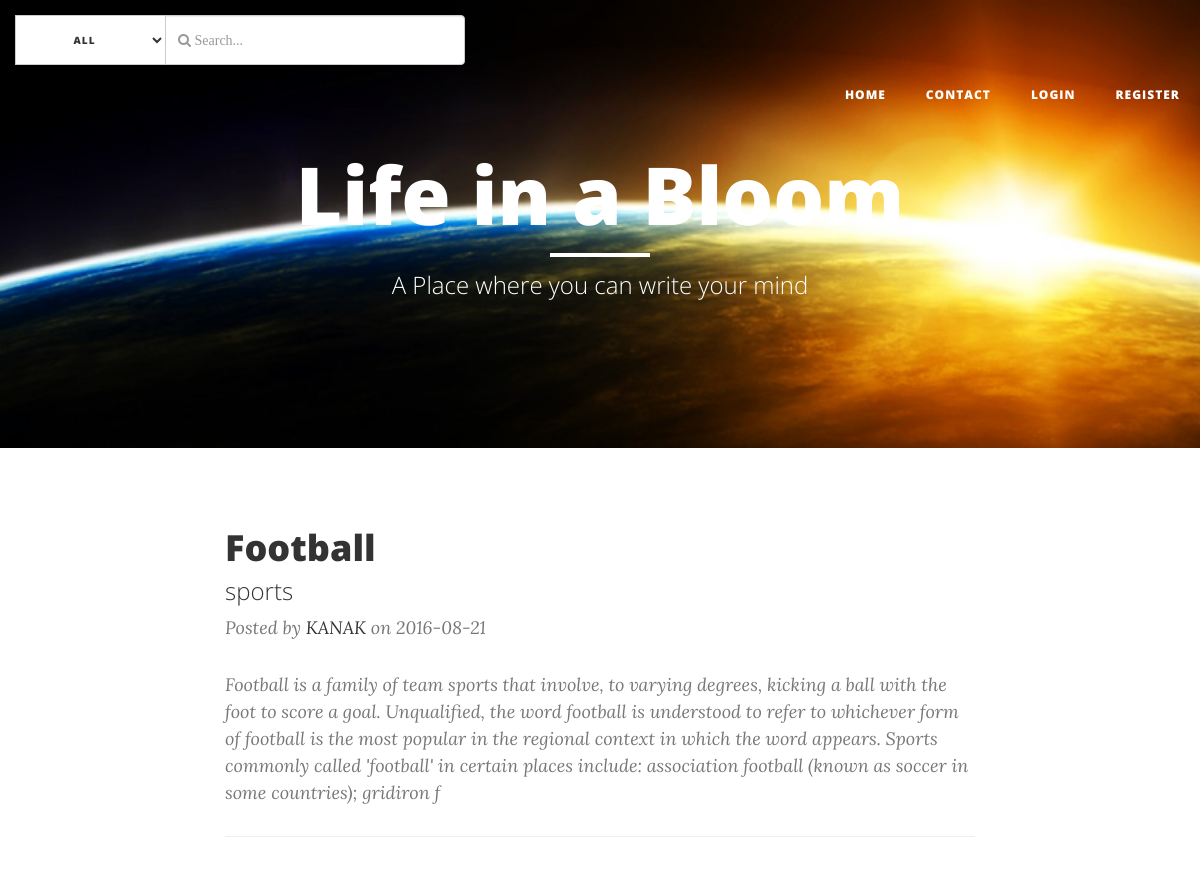
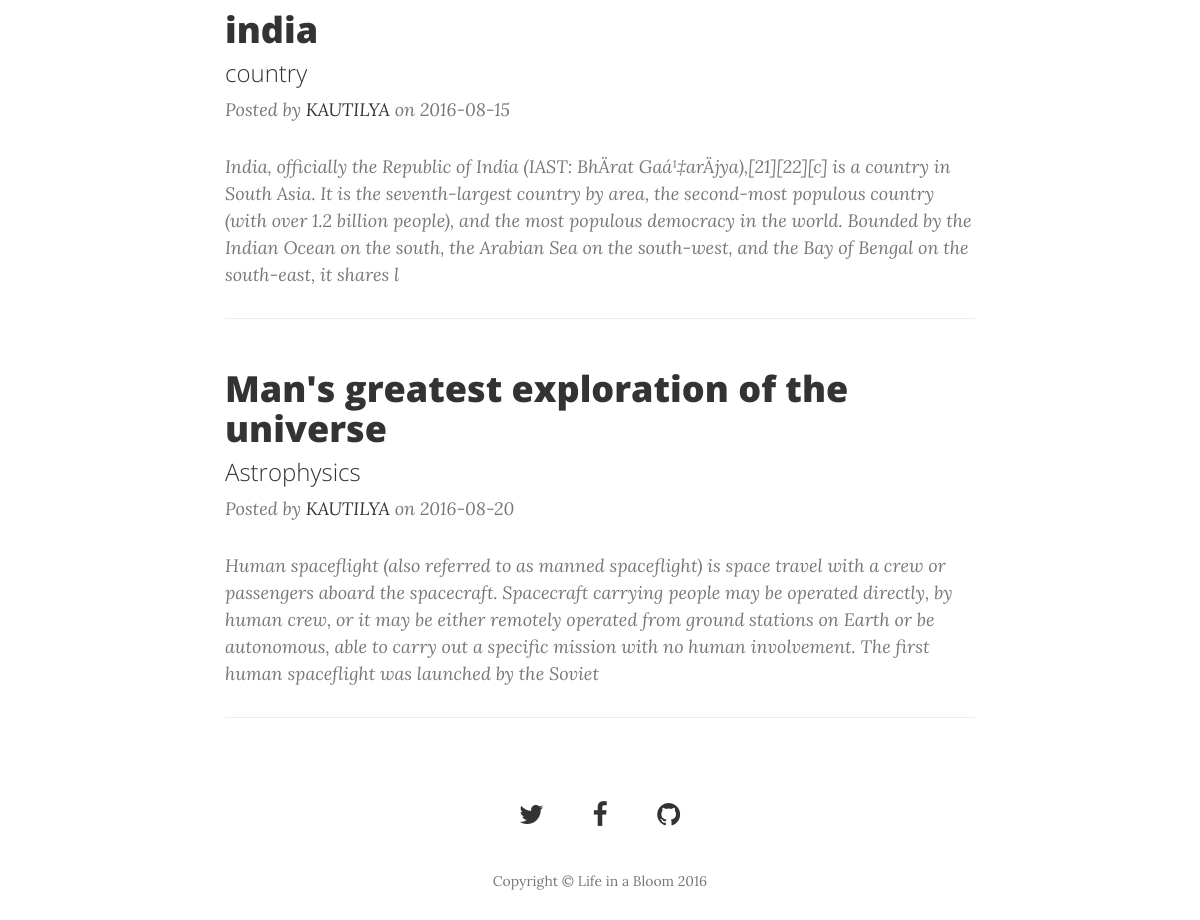
/viewer.php, run on the app's committed database (2 pictures, top to bottom).
### tables this page shows
CREATE TABLE `blog_master` (
  `blog_id` int(11) NOT NULL,
  `blogger_id` int(11) DEFAULT NULL,
  `blog_title` varchar(255) DEFAULT NULL,
  `blog_desc` varchar(10000) DEFAULT NULL,
  `blog_category` varchar(255) DEFAULT NULL,
  `blog_author` varchar(255) DEFAULT NULL,
  `blog_is_active` tinyint(1) DEFAULT NULL,
  `creation_date` date DEFAULT NULL,
  `updated_date` date DEFAULT NULL
);

### class.php (called while the page is built, shortened)
<?php
       class viewer{
        public function __construct($connect){
            $this->connect=$connect;
        }
        public function blogs(){
           $query="select * from blog_master";
           $result=$this->connect->query($query);
           $x=$result->num_rows;
          $i=1;
    while($row=$result->fetch_array(MYSQLI_ASSOC)) {
        $array[$i][1]=$row['blog_title'];
        $array[$i][2]=$row['blog_category'];
        $array[$i][3]=$row['blog_desc'];
        $array[$i][4]=$row['blog_author'];
        $array[$i][5]=$row['updated_date'];
        $array[$i][6]=$row['blog_id'];
        $array[$i][7]=$row['blogger_id'];
        $i++;
       }
       if($x==0){
        return 0;
       }
       else{
        return $array;
       }
     }
        public function blogs_rows(){
            $query="select * from blog_master";
           $result=$this->connect->query($query);
           $x=$result->num_rows;
           return $x;
        }
       }
?>

### viewer.php (the view, shortened to what this page needs)
<!DOCTYPE html>
<html lang="en">
<head>
    <link href="vendor/bootstrap/css/bootstrap.min.css" rel="stylesheet">
    <link href="css/clean-blog.min.css" rel="stylesheet">
    <link href="vendor/font-awesome/css/font-awesome.min.css" rel="stylesheet" type="text/css">
    <link rel="stylesheet" href="http://cdnjs.cloudflare.com/ajax/libs/font-awesome/4.6.3/css/font-awesome.min.css">
<?php
include("config.php");
include("class.php");
?>
</head>
<body>
    <nav class="navbar navbar-default navbar-custom navbar-fixed-top">
        <div class="container-fluid">
            <div class="collapse navbar-collapse" id="bs-example-navbar-collapse-1">
                <ul class="nav navbar-nav navbar-left">
                    <li>
                    <form action="#" method="get" id="searchForm" class="input-group">
                    <div class="input-group-btn search-panel" id="search">
                        <select name="search_param" id="search_param" class="btn btn-default dropdown-toggle" data-toggle="dropdown" onchange="check()">
                            <option value="all">All</option>
                        </select>
                    </div>
                    <input type="text" class="form-control" name="x" placeholder="&#xf002; Search..." id="search1" onkeyup="showResult(this.value)">
                    </form>
                    </li>
                    </ul>
                <ul class="nav navbar-nav navbar-right">
                    <li>
                        <a href="viewer.php">Home</a>
                    </li>
                    <li>
                        <a href="contact.php">Contact</a>
                    </li>
                    <li>
                        <a href="signin.php">Login</a>
                    </li>
                    <li>
                        <a href="register.php">Register</a>
                    </li>
                </ul>
            </div>
        </div>
    </nav>
    <header class="intro-header" style="background-image: url('img/home1-bg.jpg')">
        <div class="container">
            <div class="row">
                <div class="col-lg-8 col-lg-offset-2 col-md-10 col-md-offset-1">
                    <div class="site-heading">
                        <h1>Life in a Bloom</h1>
                        <hr class="small">
                        <span class="subheading">A Place where you can write your mind</span>
                    </div>
                </div>
            </div>
        </div>
    </header>
<div id="livesearch">
<?php
$viewer=new viewer($connect);
$array=$viewer->blogs();
$x=$viewer->blogs_rows();
if($array==0){
	echo "<center><font size='5'><p class='text-danger'>No blogs to show</p></font></center>";
}
else{
for($j=1;$j<=$x;$j++){
$id=$array[$j][7];
  echo'<div class="container">
        <div class="row">
            <div class="col-lg-8 col-lg-offset-2 col-md-10 col-md-offset-1">
                <div class="post-preview">
                    <a href="detail.php?x='.$array[$j][6].'">
                        <h2 class="post-title">
                            '.html_entity_decode($array[$j][1]).'
                        </h2>
                        <h3 class="post-subtitle">
                            '.html_entity_decode($array[$j][2]).'
                        </h3>
                    </a>
                    <p class="post-meta">Posted by <a href="author.php?x='. $id . '""> '. html_entity_decode($array[$j][4]). '</a> on '. html_entity_decode($array[$j][5]).' </p>
                    <p class="post-meta">'.substr(html_entity_decode($array[$j][3]),0,400).'</p>
                </div>
                <hr>
              </div>
            </div>
            </div>';
}
}
?>
</div>
    <footer>
        <div class="container">
            <div class="row">
                <div class="col-lg-8 col-lg-offset-2 col-md-10 col-md-offset-1">
                    <ul class="list-inline text-center">
                        <li>
                        <a href="https://twitter.com/kra8536">
                                <span class="fa-stack fa-lg">
                                    <i class="fa">&#xf099;</i>
                                </span>
                        </li>
                        <li>
                            <a href="https://www.facebook.com/kra8536">
                                <span class="fa-stack fa-lg">
                                    <i class="fa">&#xf09a;</i>
                                </span>
                            </a>
                        </li>
                        <li>
                            <a href="https://github.com/kra8536">
                                <span class="fa-stack fa-lg">
                                    <i class="fa">&#xf09b;</i>
                                </span>
                            </a>
                        </li>
                    </ul>
                    <p class="copyright text-muted">Copyright &copy; Life in a Bloom 2016</p>
                </div>
            </div>
        </div>
    </footer>
</body>
</html>

### viewer.php (style rules this page uses)
.input-group { margin-top: 15px; }
#search_param { font-size: 10px; height: 50px !important; }
#search1 { height: 50px !important; width: 300px !important; font-family: FontAwesome; }

### data on the page
blog_master: blog_title "Football", blog_category "sports", blog_author "KANAK", updated_date "2016-08-21", blog_desc "Football is a family of team sports that involve, to varying degrees, kicking a ball with the foot to score a goal. Unqualified, the word football is understood to refer to whichever form of football is the most popular in the regional context in which the word appears. Sports commonly called 'football' in certain places include: association football (known as soccer in some countries); gridiron f"
blog_master: blog_title "india", blog_category "country", blog_author "KAUTILYA", updated_date "2016-08-15", blog_desc "India, officially the Republic of India (IAST: BhÄrat Gaá¹‡arÄjya),[21][22][c] is a country in South Asia. It is the seventh-largest country by area, the second-most populous country (with over 1.2 billion people), and the most populous democracy in the world. Bounded by the Indian Ocean on the south, the Arabian Sea on the south-west, and the Bay of Bengal on the south-east, it shares l"
blog_master: blog_title "Man's greatest exploration of the universe", blog_category "Astrophysics", blog_author "KAUTILYA", j "2016-08-20", blog_desc "Human spaceflight (also referred to as manned spaceflight) is space travel with a crew or passengers aboard the spacecraft. Spacecraft carrying people may be operated directly, by human crew, or it may be either remotely operated from ground stations on Earth or be autonomous, able to carry out a specific mission with no human involvement. The first human spaceflight was launched by the Soviet"
